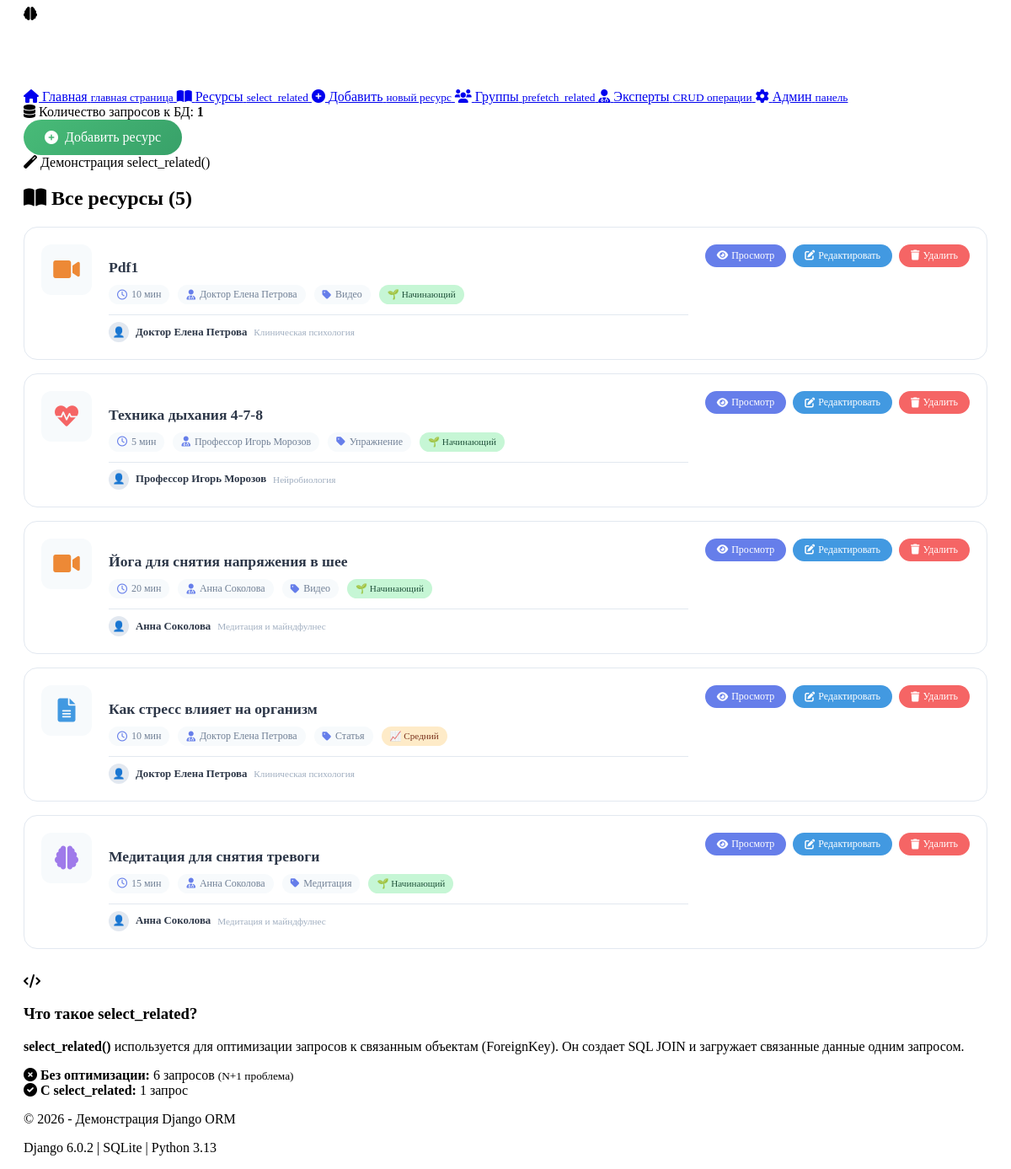
The page /demo/resources/ on the database as committed earlier.
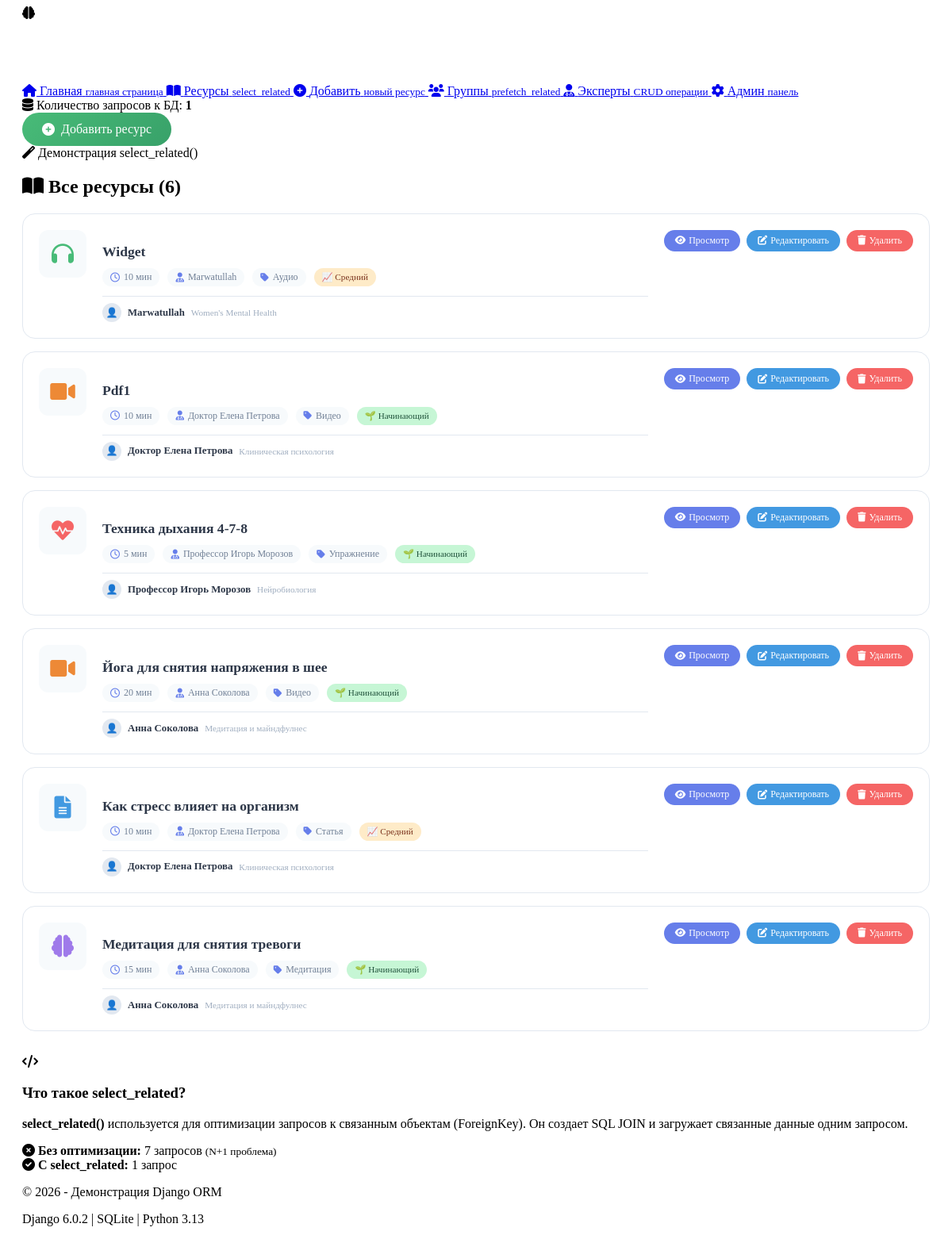
The same page on the database as committed later.
### stress_app/models.py (models this page shows, shortened)
class Resource(models.Model):
    RESOURCE_TYPES = [
        ('article', 'Статья'),
        ('meditation', 'Медитация'),
        ('video', 'Видео'),
        ('audio', 'Аудио'),
        ('exercise', 'Упражнение'),
    ]
    DIFFICULTY_LEVELS = [
        ('beginner', 'Начинающий'),
        ('intermediate', 'Средний'),
        ('advanced', 'Продвинутый'),
    ]
    title = models.CharField(max_length=200, verbose_name='Название')
    content = models.TextField(verbose_name='Содержание')
    resource_type = models.CharField(max_length=20, choices=RESOURCE_TYPES, verbose_name='Тип ресурса')
    category = models.ForeignKey(
        Category,
        on_delete=models.SET_NULL,
        null=True,
        related_name='resources',
        verbose_name='Категория'
    )
    expert = models.ForeignKey(
        Expert,
        on_delete=models.SET_NULL,
        null=True,
        blank=True,
        related_name='resources',
        verbose_name='Эксперт'
    )
    duration = models.PositiveIntegerField(help_text='Длительность в минутах', verbose_name='Длительность')
    difficulty_level = models.CharField(max_length=20, choices=DIFFICULTY_LEVELS, verbose_name='Уровень сложности')
    upload_date = models.DateTimeField(auto_now_add=True, verbose_name='Дата загрузки')
    is_published = models.BooleanField(default=True, verbose_name='Опубликовано')
    views_count = models.PositiveIntegerField(default=0, verbose_name='Количество просмотров')
    cover_image = models.ImageField(
        upload_to='resource_covers/',
        blank=True,
        null=True,
        verbose_name='Обложка',
        help_text='Изображение для обложки ресурса'
    )
    file = models.FileField(
        upload_to=resource_file_path,
        blank=True,
        null=True,
        verbose_name='Файл',
        help_text='Загрузите файл ресурса (PDF, MP3, MP4 и т.д.)',
        validators=[FileExtensionValidator(allowed_extensions=['pdf', 'mp3', 'mp4', 'txt', 'doc', 'docx'])]
    )
    source_url = models.URLField(
        blank=True,
        null=True,
        verbose_name='URL источника',
        help_text='Ссылка на оригинальный источник материала'
    )
    video_url = models.URLField(
        blank=True,
        null=True,
        verbose_name='Ссылка на видео',
        help_text='Ссылка на YouTube или Vimeo видео'
    )
    class Meta:
        verbose_name = 'Ресурс'
        verbose_name_plural = 'Ресурсы'
        ordering = ['-upload_date']

class Expert(models.Model):
    name = models.CharField(max_length=200, verbose_name='Имя')
    bio = models.TextField(verbose_name='Биография')
    specialty = models.CharField(max_length=200, verbose_name='Специализация')
    qualification = models.CharField(max_length=200, verbose_name='Квалификация')
    photo = models.ImageField(
        upload_to=expert_photo_path,
        blank=True,
        null=True,
        verbose_name='Фото',
        help_text='Загрузите фотографию эксперта'
    )
    website = models.URLField(
        blank=True,
        null=True,
        verbose_name='Веб-сайт',
        help_text='Ссылка на профессиональный сайт эксперта'
    )
    join_date = models.DateField(default=timezone.now, verbose_name='Дата присоединения')
    email = models.EmailField(verbose_name='Email')
    is_active = models.BooleanField(default=True, verbose_name='Активен')
    website = models.URLField(blank=True, null=True, verbose_name='Вебсайт')
    class Meta:
        verbose_name = 'Эксперт'
        verbose_name_plural = 'Эксперты'
        ordering = ['name']

### stress_app/views.py (the view)
# urls.py: path('demo/resources/', views.resource_list, name='resource-list'),
def resource_list(request):
    from django.db import connection
    connection.queries_log.clear()
    resources = Resource.objects.select_related('expert').all()
    list(resources)
    num_queries = len(connection.queries)
    return render(request, 'stress_app/resource_list.html', {
        'resources': resources,
        'num_queries': num_queries,
    })

### stress_app/templates/stress_app/resource_list.html (shortened to what this page needs)
{% extends 'stress_app/base.html' %}
{% load static %}
{% block content %}
<div class="demo-header">
    <div class="query-info">
        <i class="fas fa-database"></i>
        <span>Количество запросов к БД: <strong>{{ num_queries }}</strong></span>
    </div>
    <div>
        <a href="{% url 'resource-add' %}" class="btn-add-resource" style="background: linear-gradient(135deg, #48bb78 0%, #38a169 100%); color: white; padding: 12px 25px; border-radius: 50px; text-decoration: none; display: inline-flex; align-items: center; gap: 8px;">
            <i class="fas fa-plus-circle"></i> Добавить ресурс
        </a>
    </div>
    <div class="demo-badge">
        <i class="fas fa-magic"></i>
        <span>Демонстрация select_related()</span>
    </div>
</div>
<h2 class="section-title">
    <i class="fas fa-book-open"></i>
    Все ресурсы ({{ resources|length }})
</h2>
<div class="resources-list-container">
    {% for resource in resources %}
    <div class="resource-item">
        <div class="resource-item-icon">
            {% if resource.resource_type == 'meditation' %}
                <i class="fas fa-brain" style="color: #9f7aea;"></i>
            {% elif resource.resource_type == 'article' %}
                <i class="fas fa-file-alt" style="color: #4299e1;"></i>
            {% elif resource.resource_type == 'video' %}
                <i class="fas fa-video" style="color: #ed8936;"></i>
            {% elif resource.resource_type == 'audio' %}
                <i class="fas fa-headphones" style="color: #48bb78;"></i>
            {% elif resource.resource_type == 'exercise' %}
                <i class="fas fa-heartbeat" style="color: #f56565;"></i>
            {% else %}
                <i class="fas fa-book-open" style="color: #667eea;"></i>
            {% endif %}
        </div>
        <div class="resource-item-content">
            <h3 class="resource-item-title">
                <a href="{% url 'resource-detail' resource.id %}">{{ resource.title }}</a>
            </h3>
            <div class="resource-item-meta">
                <span class="meta-tag">
                    <i class="far fa-clock"></i> {{ resource.duration }} мин
                </span>
                <span class="meta-tag">
                    <i class="fas fa-user-md"></i> {{ resource.expert.name|default:"Нет эксперта" }}
                </span>
                <span class="meta-tag">
                    <i class="fas fa-tag"></i> {{ resource.get_resource_type_display }}
                </span>
                {% if resource.difficulty_level %}
                <span class="difficulty-tag difficulty-{{ resource.difficulty_level }}">
                    {% if resource.difficulty_level == 'beginner' %}🌱 Начинающий
                    {% elif resource.difficulty_level == 'intermediate' %}📈 Средний
                    {% elif resource.difficulty_level == 'advanced' %}⭐ Продвинутый
                    {% endif %}
                </span>
                {% endif %}
            </div>
            {% if resource.expert %}
            <div class="resource-item-expert">
                <span class="expert-avatar-small">👤</span>
                <span class="expert-name-small">{{ resource.expert.name }}</span>
                <span class="expert-specialty-small">{{ resource.expert.specialty|default:"Специалист" }}</span>
            </div>
            {% endif %}
        </div>
        <div class="resource-item-actions">
            <a href="{% url 'resource-detail' resource.id %}" class="btn-view">
                <i class="fas fa-eye"></i> Просмотр
            </a>
            <a href="{% url 'edit-resource' resource.id %}" class="btn-edit">
                <i class="fas fa-edit"></i> Редактировать
            </a>
            <a href="{% url 'delete-resource' resource.id %}" class="btn-delete" onclick="return confirm('Удалить ресурс?')">
                <i class="fas fa-trash"></i> Удалить
            </a>
        </div>
    </div>
    {% empty %}
    <div class="empty-state">
        <i class="fas fa-folder-open"></i>
        <p>Ресурсы не найдены</p>
    </div>
    {% endfor %}
</div>
<div class="info-card">
    <div class="info-icon">
        <i class="fas fa-code"></i>
    </div>
    <div class="info-content">
        <h3>Что такое select_related?</h3>
        <p><strong>select_related()</strong> используется для оптимизации запросов к связанным объектам (ForeignKey). Он создает SQL JOIN и загружает связанные данные одним запросом.</p>
        <div class="comparison">
            <div class="comparison-item bad">
                <i class="fas fa-times-circle"></i>
                <strong>Без оптимизации:</strong>
                <span>{{ resources|length|add:"1" }} запросов</span>
                <small>(N+1 проблема)</small>
            </div>
            <div class="comparison-item good">
                <i class="fas fa-check-circle"></i>
                <strong>С select_related:</strong>
                <span>{{ num_queries }} запрос{{ num_queries|pluralize:",ов" }}</span>
            </div>
        </div>
    </div>
</div>
{% endblock %}

### stress_app/templates/stress_app/base.html (shortened to what this page needs)
<!DOCTYPE html>
{% load static %}
<html lang="ru">
<head>
    <link rel="stylesheet" href="{% static 'css/style.css' %}">
    <link rel="stylesheet" href="{% static 'css/main.css' %}">
    <link rel="stylesheet" href="https://cdnjs.cloudflare.com/ajax/libs/font-awesome/6.0.0/css/all.min.css">
</head>
<body>
    <div class="wrapper">
        <header class="main-header">
            <div class="container">
                <div class="logo">
                    <i class="fas fa-brain"></i>
                    <a href="{% url 'index' %}" style="text-decoration: none; color: white;">
                        <h1>Управление стрессом</h1>
                    </a>
                </div>
            </div>
        </header>
        <div class="nav-tabs container">
            <a href="{% url 'index' %}" class="tab {% if request.resolver_match.url_name == 'index' %}active{% endif %}">
                <i class="fas fa-home"></i>
                <span>Главная</span>
                <small>главная страница</small>
            </a>
            <a href="{% url 'resource-list' %}" class="tab {% if request.resolver_match.url_name == 'resource-list' %}active{% endif %}">
                <i class="fas fa-book-open"></i>
                <span>Ресурсы</span>
                <small>select_related</small>
            </a>
            <a href="{% url 'resource-add' %}" class="tab">
                <i class="fas fa-plus-circle"></i>
                <span>Добавить</span>
                <small>новый ресурс</small>
            </a>
            <a href="{% url 'group-list' %}" class="tab {% if request.resolver_match.url_name == 'group-list' %}active{% endif %}">
                <i class="fas fa-users"></i>
                <span>Группы</span>
                <small>prefetch_related</small>
            </a>
            <a href="{% url 'expert-list' %}" class="tab {% if request.resolver_match.url_name == 'expert-list' %}active{% endif %}">
                <i class="fas fa-user-md"></i>
                <span>Эксперты</span>
                <small>CRUD операции</small>
            </a>
            <a href="/admin/" class="tab" target="_blank">
                <i class="fas fa-cog"></i>
                <span>Админ</span>
                <small>панель</small>
            </a>
        </div>
        <main class="main-content container">
            {% block content %}{% endblock %}
        </main>
        <footer class="main-footer">
            <div class="container">
                <p>© 2026 - Демонстрация Django ORM</p>
                <p class="tech-info">Django 6.0.2 | SQLite | Python 3.13</p>
            </div>
        </footer>
    </div>
</body>
</html>

### stress_app/static/css/main.css (style rules this page uses)
.difficulty-beginner { background: #c6f6d5; color: #22543d; }
.difficulty-intermediate { background: #feebc8; color: #7b341e; }
.container { max-width: 1200px; margin: 0 auto; padding: 0 20px; }

### stress_app/templates/stress_app/resource_list.html (style rules this page uses)
.resources-list-container { display: flex; flex-direction: column; gap: 16px; margin-bottom: 30px; }
.resource-item { background: white; border-radius: 16px; padding: 20px; display: flex; gap: 20px; align-items: flex-start; border: 1px solid #e2e8f0; transition: all 0.3s ease; }
.resource-item-icon { flex-shrink: 0; width: 60px; height: 60px; background: #f7fafc; border-radius: 12px; display: flex; align-items: center; justify-content: center; font-size: 28px; }
.resource-item-content { flex: 1; min-width: 0; }
.resource-item-title { font-size: 1.1rem; font-weight: 600; margin-bottom: 10px; }
.resource-item-title a { color: #2d3748; text-decoration: none; }
.resource-item-meta { display: flex; flex-wrap: wrap; gap: 10px; margin-bottom: 12px; }
.meta-tag { display: inline-flex; align-items: center; gap: 5px; font-size: 0.75rem; color: #718096; background: #f7fafc; padding: 4px 10px; border-radius: 50px; }
.meta-tag i { color: #667eea; }
.difficulty-tag { display: inline-flex; align-items: center; gap: 4px; padding: 4px 10px; border-radius: 50px; font-size: 0.7rem; font-weight: 500; }
.difficulty-beginner { background: #c6f6d5; color: #22543d; }
.difficulty-intermediate { background: #feebc8; color: #7b341e; }
.resource-item-expert { display: flex; align-items: center; gap: 8px; font-size: 0.8rem; color: #718096; margin-top: 8px; padding-top: 8px; border-top: 1px solid #e2e8f0; }
.expert-avatar-small { width: 24px; height: 24px; background: #e2e8f0; border-radius: 50%; display: inline-flex; align-items: center; justify-content: center; font-size: 12px; }
.expert-name-small { font-weight: 600; color: #2d3748; }
.expert-specialty-small { font-size: 0.7rem; color: #a0aec0; }
.resource-item-actions { flex-shrink: 0; display: flex; gap: 8px; flex-wrap: wrap; }
.btn-view, .btn-edit, .btn-delete { padding: 6px 14px; border-radius: 50px; text-decoration: none; font-size: 0.75rem; font-weight: 500; display: inline-flex; align-items: center; gap: 4px; transition: all 0.2s; }
.btn-view { background: #667eea; color: white; }
.btn-edit { background: #4299e1; color: white; }
.btn-delete { background: #f56565; color: white; }

Rows that differ between the two databases and show on the page:
added Resource: title "Widget", duration "10", expert.name "Marwatullah", resource_type "Аудио", difficulty_level "📈 Средний", expert.specialty "Women's Mental Health"
Other text that changed with them:
{{ resources|length }}: "5" → "6"
{{ resources|length|add:"1" }}: "6" → "7"
